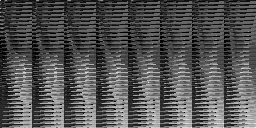
#> input picture tools/pkz/sma_specular_lut.png, 256 x 128 px
$ python make_icon.py ../pkz/sma_specular_lut.png out.png
#> lines starting #> are read from the running program, lines starting #| are printed output that depends on the picture
import os
import sys

from PIL import Image

root = os.path.dirname(os.path.dirname(os.path.dirname(os.path.abspath(__file__))))
src = sys.argv[1] if len(sys.argv) > 1 else os.path.join(root, "res", "app", "icon", "reeot_icon.png")
out = sys.argv[2] if len(sys.argv) > 2 else os.path.join(root, "res", "app", "icon", "reeot.ico")

im = Image.open(src).convert("RGBA")
if im.width != im.height:
    side = min(im.size)
#> side = 128
    left = (im.width - side) // 2
#> left = 64
    top = (im.height - side) // 2
#> top = 0
    im = im.crop((left, top, left + side, top + side))
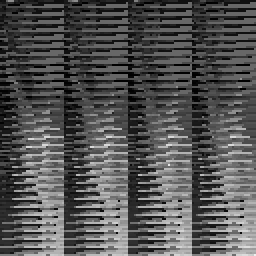
#> im: PIL image 128x128 RGBA (shown 2 times larger); mean R, G, B, A 83.9, 83.9, 83.9, 255
sizes = [s for s in (16, 24, 32, 48, 64, 128, 256) if s <= im.width]
#> sizes = [16, 24, 32, 48, 64, 128]
im.save(out, sizes=[(s, s) for s in sizes])
print(f"{os.path.relpath(out, root)}: {', '.join(str(s) for s in sizes)} from {im.width}x{im.height}")
#| tools/icon/out.png: 16, 24, 32, 48, 64, 128 from 128x128
